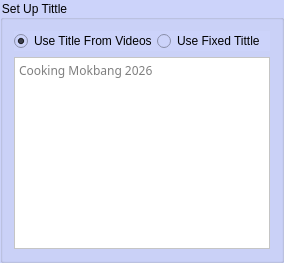
              <widget class="QGroupBox" name="groupBox_5">
               <property name="styleSheet">
                <string notr="true">background-color: rgb(204, 211, 250);</string>
               </property>
               <property name="title">
                <string>Set Up Tittle</string>
               </property>
               <layout class="QVBoxLayout" name="verticalLayout_4">
                <item>
                 <widget class="QWidget" name="widget" native="true">
                  <layout class="QHBoxLayout" name="horizontalLayout">
                   <property name="spacing">
                    <number>0</number>
                   </property>
                   <property name="leftMargin">
                    <number>0</number>
                   </property>
                   <property name="topMargin">
                    <number>0</number>
                   </property>
                   <property name="rightMargin">
                    <number>0</number>
                   </property>
                   <property name="bottomMargin">
                    <number>0</number>
                   </property>
                   <item>
                    <widget class="QRadioButton" name="use_tittle_from_videos">
                     <property name="text">
                      <string>Use Title From Videos</string>
                     </property>
                     <property name="checked">
                      <bool>true</bool>
                     </property>
                     <attribute name="buttonGroup">
                      <string notr="true">buttonGroup_3</string>
                     </attribute>
                    </widget>
                   </item>
                   <item>
                    <widget class="QRadioButton" name="use_fixed_tittle">
                     <property name="text">
                      <string>Use Fixed Tittle</string>
                     </property>
                     <attribute name="buttonGroup">
                      <string notr="true">buttonGroup_3</string>
                     </attribute>
                    </widget>
                   </item>
                  </layout>
                 </widget>
                </item>
                <item>
                 <widget class="QPlainTextEdit" name="tittle_text">
                  <property name="font">
                   <font>
                    <family>Noto Sans Khmer</family>
                   </font>
                  </property>
                  <property name="styleSheet">
                   <string notr="true">background-color: rgb(255, 255, 255);</string>
                  </property>
                  <property name="placeholderText">
                   <string>Cooking Mokbang 2026</string>
                  </property>
                 </widget>
                </item>
               </layout>
              </widget>
